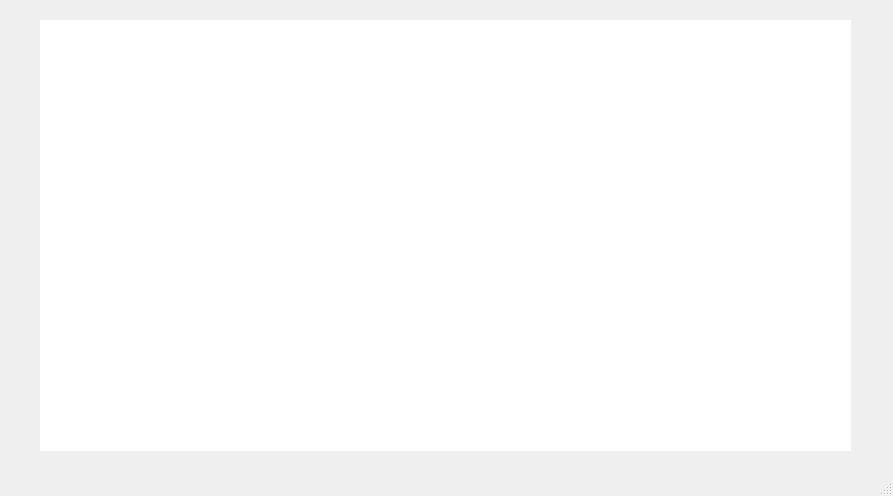
<?xml version="1.0" encoding="UTF-8"?>
<ui version="4.0">
 <class>MainWindow</class>
 <widget class="QMainWindow" name="MainWindow">
  <property name="geometry">
   <rect>
    <x>0</x>
    <y>0</y>
    <width>893</width>
    <height>496</height>
   </rect>
  </property>
  <property name="windowTitle">
   <string>MainWindow</string>
  </property>
  <widget class="QWidget" name="centralwidget">
   <widget class="QLabel" name="label">
    <property name="geometry">
     <rect>
      <x>0</x>
      <y>0</y>
      <width>891</width>
      <height>501</height>
     </rect>
    </property>
    <property name="autoFillBackground">
     <bool>true</bool>
    </property>
    <property name="text">
     <string/>
    </property>
    <property name="pixmap">
     <pixmap>B.G/Black_Template.jpg</pixmap>
    </property>
    <property name="scaledContents">
     <bool>true</bool>
    </property>
   </widget>
   <widget class="QLabel" name="label_2">
    <property name="geometry">
     <rect>
      <x>40</x>
      <y>20</y>
      <width>811</width>
      <height>431</height>
     </rect>
    </property>
    <property name="styleSheet">
     <string notr="true">background-color: rgb(255, 255, 255);</string>
    </property>
    <property name="text">
     <string/>
    </property>
    <property name="pixmap">
     <pixmap>ExtraGui/Jarvis_Gui (2).gif</pixmap>
    </property>
    <property name="scaledContents">
     <bool>true</bool>
    </property>
   </widget>
  </widget>
  <widget class="QStatusBar" name="statusbar"/>
 </widget>
 <resources/>
 <connections/>
</ui>
